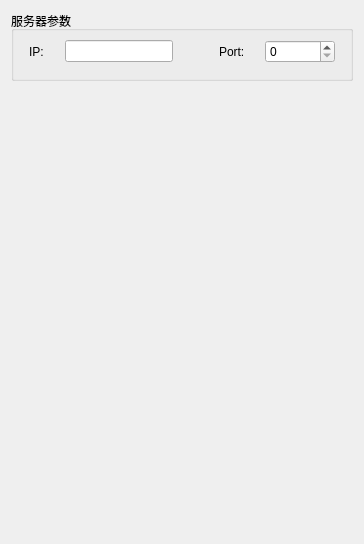
     <widget class="QWidget" name="tab_3">
      <attribute name="title">
       <string>服务器设置</string>
      </attribute>
      <layout class="QGridLayout" name="gridLayout_22">
       <item row="0" column="0">
        <widget class="QGroupBox" name="groupBox_2">
         <property name="title">
          <string>服务器参数</string>
         </property>
         <layout class="QGridLayout" name="gridLayout_21">
          <property name="leftMargin">
           <number>15</number>
          </property>
          <property name="rightMargin">
           <number>15</number>
          </property>
          <property name="bottomMargin">
           <number>15</number>
          </property>
          <item row="0" column="2">
           <layout class="QGridLayout" name="gridLayout_20">
            <item row="0" column="0">
             <widget class="QLabel" name="label_3">
              <property name="minimumSize">
               <size>
                <width>40</width>
                <height>0</height>
               </size>
              </property>
              <property name="text">
               <string>Port:</string>
              </property>
             </widget>
            </item>
            <item row="0" column="1">
             <widget class="QSpinBox" name="spinBox_serverport">
              <property name="minimumSize">
               <size>
                <width>70</width>
                <height>0</height>
               </size>
              </property>
              <property name="maximum">
               <number>65535</number>
              </property>
             </widget>
            </item>
           </layout>
          </item>
          <item row="0" column="0">
           <layout class="QHBoxLayout" name="horizontalLayout_2">
            <item>
             <widget class="QLabel" name="label_2">
              <property name="minimumSize">
               <size>
                <width>30</width>
                <height>0</height>
               </size>
              </property>
              <property name="text">
               <string>IP:</string>
              </property>
             </widget>
            </item>
            <item>
             <widget class="QLineEdit" name="lineEdit__severip"/>
            </item>
           </layout>
          </item>
          <item row="0" column="1">
           <spacer name="horizontalSpacer_12">
            <property name="orientation">
             <enum>Qt::Horizontal</enum>
            </property>
            <property name="sizeHint" stdset="0">
             <size>
              <width>40</width>
              <height>20</height>
             </size>
            </property>
           </spacer>
          </item>
         </layout>
        </widget>
       </item>
       <item row="1" column="0">
        <spacer name="verticalSpacer_5">
         <property name="orientation">
          <enum>Qt::Vertical</enum>
         </property>
         <property name="sizeHint" stdset="0">
          <size>
           <width>20</width>
           <height>452</height>
          </size>
         </property>
        </spacer>
       </item>
      </layout>
     </widget>
